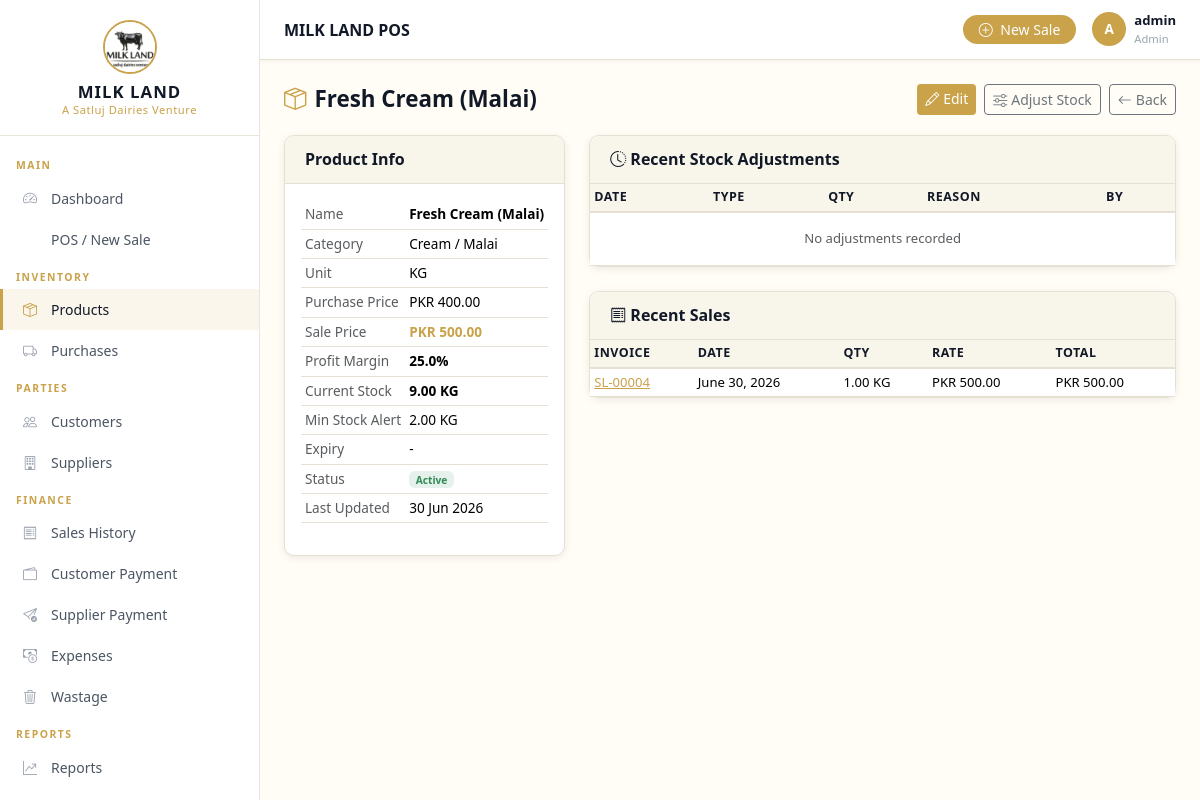
Page /products/6/ (signed in) on the committed database.
### apps/products/models.py (models this page shows, shortened)
class Product(models.Model):
    UNIT_CHOICES = [
        ('KG', 'KG'),
        ('Gram', 'Gram'),
        ('Litre', 'Litre'),
        ('Piece', 'Piece'),
        ('Jar', 'Jar'),
        ('Bottle', 'Bottle'),
        ('Glass', 'Glass'),
        ('Glass/Bottle', 'Glass/Bottle'),
        ('250ml Bottle', '250ml Bottle'),
        ('250 Gram', '250 Gram'),
        ('Other', 'Other'),
    ]
    name = models.CharField(max_length=200)
    category = models.ForeignKey(Category, on_delete=models.SET_NULL, null=True, blank=True, related_name='products')
    unit_type = models.CharField(max_length=50, choices=UNIT_CHOICES, default='KG')
    purchase_price = models.DecimalField(max_digits=10, decimal_places=2, default=Decimal('0.00'))
    sale_price = models.DecimalField(max_digits=10, decimal_places=2, default=Decimal('0.00'))
    current_stock = models.DecimalField(max_digits=10, decimal_places=2, default=Decimal('0.00'))
    minimum_stock_level = models.DecimalField(max_digits=10, decimal_places=2, default=Decimal('5.00'))
    expiry_date = models.DateField(null=True, blank=True)
    is_active = models.BooleanField(default=True)
    created_at = models.DateTimeField(auto_now_add=True)
    updated_at = models.DateTimeField(auto_now=True)
    updated_by = models.ForeignKey(User, on_delete=models.SET_NULL, null=True, blank=True)
    class Meta:
        ordering = ['name']
    @property
    def profit_margin(self):
        if self.purchase_price and self.purchase_price > 0:
            return ((self.sale_price - self.purchase_price) / self.purchase_price) * 100
        return Decimal('0')
    @property
    def is_low_stock(self):
        return self.current_stock <= self.minimum_stock_level

class Category(models.Model):
    name = models.CharField(max_length=200)
    description = models.TextField(blank=True)
    is_active = models.BooleanField(default=True)
    created_at = models.DateTimeField(auto_now_add=True)
    updated_at = models.DateTimeField(auto_now=True)
    class Meta:
        verbose_name_plural = 'Categories'
        ordering = ['name']

### apps/sales/models.py (models this page shows, shortened)
class SaleItem(models.Model):
    sale = models.ForeignKey(Sale, on_delete=models.CASCADE, related_name='items')
    product = models.ForeignKey(Product, on_delete=models.PROTECT)
    quantity = models.DecimalField(max_digits=10, decimal_places=2)
    sale_rate = models.DecimalField(max_digits=10, decimal_places=2)
    line_total = models.DecimalField(max_digits=12, decimal_places=2)

class Sale(models.Model):
    SALE_TYPES = [
        ('Cash', 'Cash'),
        ('Credit', 'Credit'),
    ]
    invoice_number = models.CharField(max_length=50, unique=True)
    customer = models.ForeignKey(Customer, on_delete=models.SET_NULL, null=True, blank=True, related_name='sales')
    sale_date = models.DateField()
    sale_type = models.CharField(max_length=10, choices=SALE_TYPES, default='Cash')
    total_amount = models.DecimalField(max_digits=12, decimal_places=2, default=Decimal('0.00'))
    discount_percentage = models.DecimalField(max_digits=5, decimal_places=2, default=Decimal('0.00'))
    discount_amount = models.DecimalField(max_digits=12, decimal_places=2, default=Decimal('0.00'))
    grand_total = models.DecimalField(max_digits=12, decimal_places=2, default=Decimal('0.00'))
    paid_amount = models.DecimalField(max_digits=12, decimal_places=2, default=Decimal('0.00'))
    balance_amount = models.DecimalField(max_digits=12, decimal_places=2, default=Decimal('0.00'))
    notes = models.TextField(blank=True)
    cashier = models.ForeignKey(User, on_delete=models.SET_NULL, null=True, related_name='sales')
    created_at = models.DateTimeField(auto_now_add=True)
    updated_at = models.DateTimeField(auto_now=True)
    class Meta:
        ordering = ['-created_at']

### apps/products/views.py (the view)
# urls.py: path('<int:pk>/', views.product_detail, name='detail'),
@login_required
def product_detail(request, pk):
    product = get_object_or_404(Product, pk=pk)
    adjustments = StockAdjustment.objects.filter(product=product).order_by('-created_at')[:10]
    from apps.sales.models import SaleItem
    recent_sales = SaleItem.objects.filter(product=product).select_related('sale').order_by('-sale__created_at')[:10]
    context = {
        'product': product,
        'adjustments': adjustments,
        'recent_sales': recent_sales,
    }
    return render(request, 'products/product_detail.html', context)

### apps/core/context_processors.py (called while the page is built)
def business_settings(request):
    settings = BusinessSettings.get_settings()
    return {'business': settings}

### apps/core/models.py (called while the page is built)
    @classmethod
    def get_settings(cls):
        obj, _ = cls.objects.get_or_create(pk=1)
        return obj

### templates/products/product_detail.html (shortened to what this page needs)
{% extends 'base.html' %}
{% load app_filters %}
{% block content %}
<div class="page-header">
  <h1><i class="bi bi-box-seam me-2 text-gold"></i>{{ product.name }}</h1>
  <div class="d-flex gap-2">
    {% if user.is_staff %}
    <a href="{% url 'products:edit' product.pk %}" class="btn btn-gold btn-sm"><i class="bi bi-pencil me-1"></i>Edit</a>
    <a href="{% url 'products:adjust_stock' product.pk %}" class="btn btn-outline-secondary btn-sm"><i class="bi bi-sliders me-1"></i>Adjust Stock</a>
    {% endif %}
    <a href="{% url 'products:list' %}" class="btn btn-outline-secondary btn-sm"><i class="bi bi-arrow-left me-1"></i>Back</a>
  </div>
</div>
<div class="row g-4">
  <div class="col-md-4">
    <div class="card">
      <div class="card-header"><h6>Product Info</h6></div>
      <div class="card-body">
        <table class="table table-sm" style="font-size:0.85rem;">
          <tr><td class="text-muted">Name</td><td><strong>{{ product.name }}</strong></td></tr>
          <tr><td class="text-muted">Category</td><td>{{ product.category.name|default:"-" }}</td></tr>
          <tr><td class="text-muted">Unit</td><td>{{ product.unit_type }}</td></tr>
          <tr><td class="text-muted">Purchase Price</td><td>PKR {{ product.purchase_price|floatformat:2 }}</td></tr>
          <tr><td class="text-muted">Sale Price</td><td><strong style="color:var(--accent-gold);">PKR {{ product.sale_price|floatformat:2 }}</strong></td></tr>
          <tr><td class="text-muted">Profit Margin</td><td class="{% if product.profit_margin > 0 %}profit-margin-positive{% else %}profit-margin-negative{% endif %}">{{ product.profit_margin|floatformat:1 }}%</td></tr>
          <tr><td class="text-muted">Current Stock</td>
            <td>
              <strong {% if product.is_low_stock %}style="color:var(--danger-red);"{% endif %}>{{ product.current_stock }} {{ product.unit_type }}</strong>
            </td>
          </tr>
          <tr><td class="text-muted">Min Stock Alert</td><td>{{ product.minimum_stock_level }} {{ product.unit_type }}</td></tr>
          <tr><td class="text-muted">Expiry</td><td>{{ product.expiry_date|default:"-" }}</td></tr>
          <tr><td class="text-muted">Status</td><td>{% if product.is_active %}<span class="badge" style="background:rgba(46,139,87,0.12);color:var(--success-green);">Active</span>{% else %}<span class="badge bg-secondary">Inactive</span>{% endif %}</td></tr>
          <tr><td class="text-muted">Last Updated</td><td>{{ product.updated_at|date:"d M Y" }}</td></tr>
        </table>
      </div>
    </div>
  </div>
  <div class="col-md-8">
    <div class="card mb-4">
      <div class="card-header"><h6><i class="bi bi-clock-history me-1"></i>Recent Stock Adjustments</h6></div>
      <div class="card-body p-0">
        <table class="table table-sm mb-0" style="font-size:0.82rem;">
          <thead><tr><th>Date</th><th>Type</th><th>Qty</th><th>Reason</th><th>By</th></tr></thead>
          <tbody>
            {% for adj in adjustments %}
            <tr>
              <td>{{ adj.adjustment_date }}</td>
              <td><span class="badge {% if adj.adjustment_type == 'Increase' %}bg-success{% else %}bg-danger{% endif %}" style="font-size:0.7rem;">{{ adj.adjustment_type }}</span></td>
              <td>{{ adj.quantity }} {{ product.unit_type }}</td>
              <td>{{ adj.reason }}</td>
              <td>{{ adj.adjusted_by.username|default:"-" }}</td>
            </tr>
            {% empty %}
            <tr><td colspan="5" class="text-center text-muted py-3">No adjustments recorded</td></tr>
            {% endfor %}
          </tbody>
        </table>
      </div>
    </div>
    <div class="card">
      <div class="card-header"><h6><i class="bi bi-receipt me-1"></i>Recent Sales</h6></div>
      <div class="card-body p-0">
        <table class="table table-sm mb-0" style="font-size:0.82rem;">
          <thead><tr><th>Invoice</th><th>Date</th><th>Qty</th><th>Rate</th><th>Total</th></tr></thead>
          <tbody>
            {% for item in recent_sales %}
            <tr>
              <td><a href="{% url 'sales:detail' item.sale.pk %}" style="color:var(--accent-gold);">{{ item.sale.invoice_number }}</a></td>
              <td>{{ item.sale.sale_date }}</td>
              <td>{{ item.quantity }} {{ product.unit_type }}</td>
              <td>PKR {{ item.sale_rate|floatformat:2 }}</td>
              <td>PKR {{ item.line_total|floatformat:2 }}</td>
            </tr>
            {% empty %}
            <tr><td colspan="5" class="text-center text-muted py-3">No sales yet</td></tr>
            {% endfor %}
          </tbody>
        </table>
      </div>
    </div>
  </div>
</div>
{% endblock %}

### templates/partials/navbar.html (shortened to what this page needs)
{% load static %}
<header class="top-navbar">
  <div class="d-flex align-items-center gap-3">
    <span class="page-title">{% block navbar_title %}MILK LAND POS{% endblock %}</span>
  </div>
  <div class="navbar-right">
    <a href="{% url 'sales:pos' %}" class="btn btn-sm btn-gold rounded-pill px-3">
      <i class="bi bi-plus-circle me-1"></i> New Sale
    </a>
    <div class="navbar-user">
      <div class="user-avatar">{{ user.username|first|upper }}</div>
      <div>
        <div style="font-size:0.82rem;font-weight:600;">{{ user.get_full_name|default:user.username }}</div>
        <div style="font-size:0.7rem;color:#9CA3AF;">{% if user.is_staff %}Admin{% else %}Sales Staff{% endif %}</div>
      </div>
    </div>
  </div>
</header>

### static/css/style.css (style rules this page uses)
:root { --primary-dark: #111827; --secondary-dark: #1F2937; --cream-bg: #FFFDF5; --soft-cream: #F8F5EA; --accent-gold: #C9A24A; --success-green: #2E8B57; --border-color: #E5E0D1; --danger-red: #DC3545; --sidebar-width: 260px; --sidebar-bg: #111827; --navbar-height: 60px; --text-light: #6B7280; --text-dark: #111827; --card-shadow: 0 2px 8px rgba(0,0,0,0.08); }
* { box-sizing: border-box; }
body { font-family: 'Segoe UI', system-ui, -apple-system, sans-serif; background-color: var(--cream-bg); color: var(--text-dark); margin: 0; }
.top-navbar { position: sticky; top: 0; height: var(--navbar-height); background: #fff; border-bottom: 1px solid var(--border-color); display: flex; align-items: center; justify-content: space-between; padding: 0 24px; z-index: 100; box-shadow: 0 1px 4px rgba(0,0,0,0.06); }
.top-navbar .page-title { font-weight: 600; font-size: 1rem; color: var(--text-dark); }
.top-navbar .navbar-right { display: flex; align-items: center; gap: 16px; }
.navbar-user { display: flex; align-items: center; gap: 8px; font-size: 0.85rem; color: var(--text-dark); }
.navbar-user .user-avatar { width: 34px; height: 34px; border-radius: 50%; background: var(--accent-gold); display: flex; align-items: center; justify-content: center; color: #fff; font-weight: 700; font-size: 0.85rem; }
.card { border: 1px solid var(--border-color); border-radius: 10px; box-shadow: var(--card-shadow); background: #fff; }
.card-header { background: var(--soft-cream); border-bottom: 1px solid var(--border-color); border-radius: 10px 10px 0 0 !important; padding: 14px 20px; }
.card-header h5, .card-header h6 { margin: 0; font-weight: 600; color: var(--text-dark); }
.btn-gold { background: var(--accent-gold); color: #fff; border: none; }
.table { font-size: 0.875rem; }
.table th { background: var(--soft-cream); color: var(--text-dark); font-weight: 600; font-size: 0.78rem; text-transform: uppercase; letter-spacing: 0.5px; border-bottom: 2px solid var(--border-color); }
.table td { vertical-align: middle; border-color: var(--border-color); }
.page-header { display: flex; align-items: center; justify-content: space-between; margin-bottom: 20px; flex-wrap: wrap; gap: 12px; }
.page-header h1 { font-size: 1.4rem; font-weight: 700; color: var(--text-dark); margin: 0; }
.text-gold { color: var(--accent-gold) !important; }
.profit-margin-positive { color: var(--success-green); font-weight: 600; }

### rows in the picture
Product: name "Fresh Cream (Malai)", category.name "Cream / Malai", unit_type "KG", purchase_price "400.00", sale_price "500.00", profit_margin "25.0", current_stock "9.00", minimum_stock_level "2.00", expiry_date "-", updated_at "30 Jun 2026"
SaleItem: sale.invoice_number "SL-00004", sale.sale_date "June 30, 2026", quantity "1.00", sale_rate "500.00", line_total "500.00"

### other values in the picture
{{ user.username|first|upper }} "A"
{{ user.get_full_name|default:user.username }} "admin"
